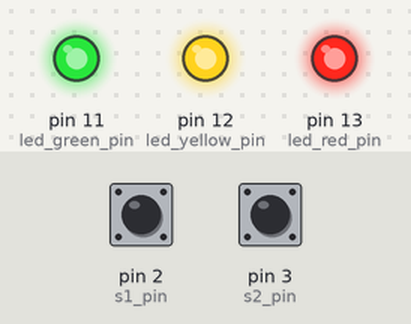
Bench run of a sketch on a simulated Arduino Uno, built with avr-gcc and run on an emulated ATmega328P. Shown: output pins drawn as LEDs (lit = HIGH). The test bench sets the inputs (shaded band); at power-on: pin 2 (s1_pin) HIGH, pin 3 (s2_pin) HIGH.

Above: at 1.2 s.
1.3 s: pin 2 (s1_pin) pulled LOW for 0.15 s
At 1.37 s:
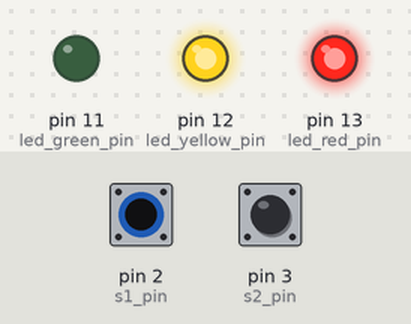
2.9 s: pin 3 (s2_pin) pulled LOW for 0.15 s
At 2.97 s:
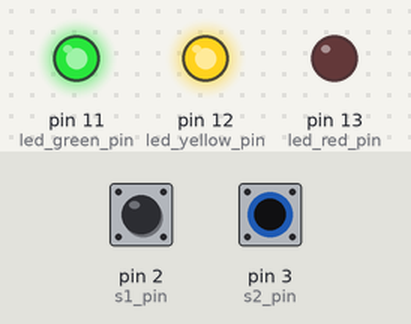
4.5 s: pin 3 (s2_pin) pulled LOW for 3.2 s
At 8.4 s:
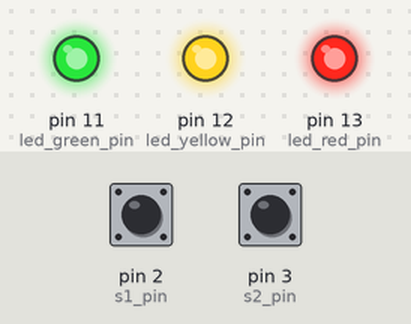
9.2 s: pin 2 (s1_pin) pulled LOW for 3.2 s
At 9.5 s:
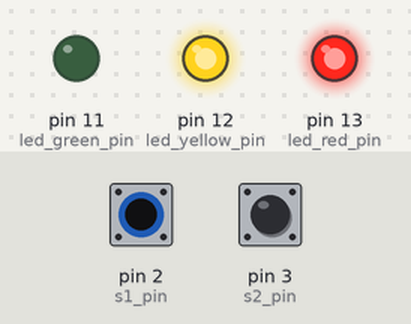
13.9 s: pin 2 (s1_pin) driven LOW and pin 3 (s2_pin) driven LOW
At 14.3 s:
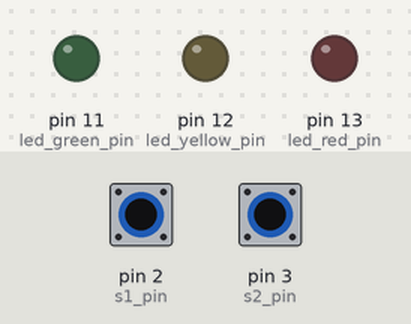
Timing chart, 0 to 16.4 s (numbered marks = the images above; inputs shaded):
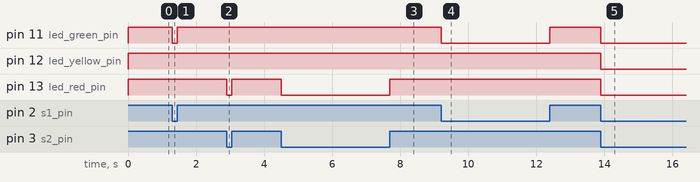

The sketch:

buttons_polling.ino
```cpp
/**
 * @author Alexander Entinger, MSc / LXRobotics
 * @brief this sketch demonstrates how to read the button state and display it on the leds using a method known as "polling"
 * @file buttons_polling.ino
 */

static int const s1_pin = 2; // D2
static int const s2_pin = 3; // D3
static int const led_green_pin = 11; // D11
static int const led_yellow_pin = 12; // D12
static int const led_red_pin = 13; // D13

void setup() {
  // configure the two button pins as input with pullup
  pinMode(s1_pin, INPUT_PULLUP);
  pinMode(s2_pin, INPUT_PULLUP);
  // configure the led pins as outputs
  pinMode(led_green_pin, OUTPUT);
  pinMode(led_yellow_pin, OUTPUT);
  pinMode(led_red_pin, OUTPUT);
}

void loop() {
  // read the buttons over and over again in this loop
  // this is called "polling"
  boolean const s1_pressed = digitalRead(s1_pin) == LOW;
  boolean const s2_pressed = digitalRead(s2_pin) == LOW;

  // and set the leds accordingly
  if(s1_pressed && s2_pressed) {
   // when both buttons are pressed, then turn on ALL LEDs
   digitalWrite(led_green_pin, LOW);
   digitalWrite(led_yellow_pin, LOW);
   digitalWrite(led_red_pin, LOW);
  } else {
    // otherwise turn only that led on, where the corresponding button is pressed
    digitalWrite(led_yellow_pin, HIGH);
    if(s1_pressed) {
     digitalWrite(led_green_pin, LOW);
    } else {
      digitalWrite(led_green_pin, HIGH);
    }
    if(s2_pressed) {
     digitalWrite(led_red_pin, LOW);
    } else {
     digitalWrite(led_red_pin, HIGH);
    }
  }
}
```

Measured:
- after the input at 1.3 s, pin 11 (led_green_pin): HIGH → LOW at once, → HIGH 0.15 s later
- after the input at 2.9 s, pin 13 (led_red_pin): HIGH → LOW at once, → HIGH 0.15 s later
- after the input at 4.5 s, pin 13 (led_red_pin): HIGH → LOW at once, → HIGH 3.2 s later
- after the input at 9.2 s, pin 11 (led_green_pin): HIGH → LOW at once, → HIGH 3.2 s later
- after the input at 13.9 s, pin 11 (led_green_pin), pin 12 (led_yellow_pin), pin 13 (led_red_pin): HIGH → LOW at once
